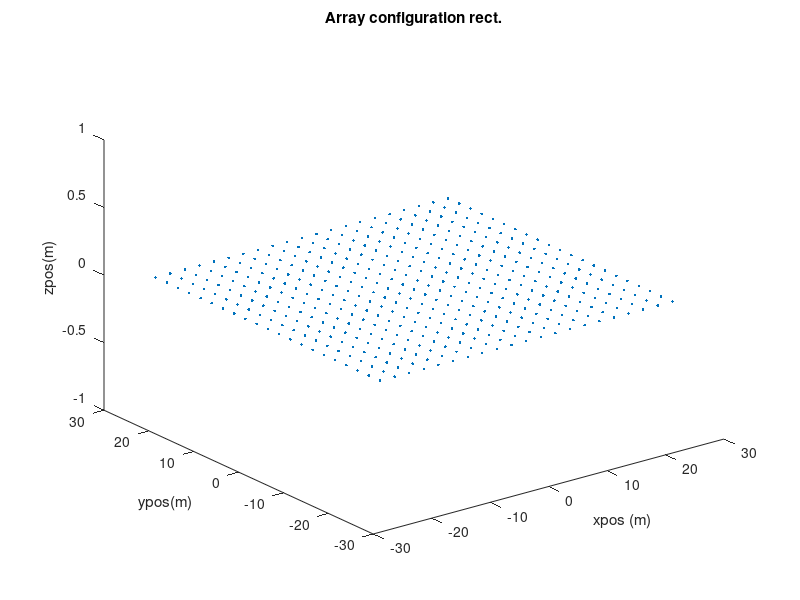

This figure's MATLAB source: (Note: this script raises an error after producing the figure.)
% Script to simulate visibilities from a specific array configuration, and source locations.
% Arguments:
% 	parm.arrayrad : Extent of the array to be simulated, in meters.
%	parm.elemspace : Element spacing, in meters.
%   parm.zslope    : Max. z height across elements in the array, in meters.
%   parm.pa        : Position angle of the array
%   parm.stretch   : Factor by which to stretch one dimension wrt. other.
%   parm.flux      : Flux (in arbit units) of specified sources in the sky.
%	parm.l0,m0     : Location of point sources in the sky, in l,m coordinates
%   parm.deb       : Bool controlling the generation of debug plots
%	parm.arrayconfig: Distribution of antennas. 
%					Currently supported:
%					- 'rect' : Equispaced rectangular 2-D grid of antennas
%					- 'disk' : Equispaced anntennas within a disk
%					- 'ring' : Equispaced antennas within an annuli
%					- 'lba_outer': LOFAR's LBA_OUTER actual configuration
%					- 'lba_outer_12': 12-station LBA_OUTER actual configuration
%					- 'lba_inner': LOFAR's LBA_INNER actual configuration
%  parm.fft        : Parameter defining whether FFT imaging should be carried
%                    out.
%  parm.freq       : Frequency of simulation. Needed as array extent is in
%                    meters.
% pep/28Apr15

function [out, parm] = simvis (parm)
    def_freq = 60e6;  % Hz.
    
    % If no parameters are given, this is our default case.
	if (exist ('parm') == 0)
		parm.arrayrad = 25;  % meters
		parm.elemspace = 2.5; % Default lambda / 2;
        parm.zslope = 0;
		parm.deb       = 1;
         % Locate sources of unit amplitude at the locations (in l,m units) as specified above.
        parm.flux = [5, 6];
		parm.l0 = [0.2, 0.25];
        parm.m0 = [0.3, -0.45];
		parm.deb       = 1;
		parm.arrayconfig = 'rect';
        parm.fft       = 1;
        parm.freq      = def_freq;
        parm.pa        = 0;
        parm.stretch   = 1;
        parm.ateam     = 0; % Switch off A-team simulation.
        parm.snr       = 5; % WGN to add to the visibilities.
	else
        % Check if all required parameters are available, else put in defaults,
        % even if unsed.
        if (isfield (parm, 'arrayrad') == 0)
            parm.arrayrad = 25;
        end;

        if (isfield (parm, 'elemspace') == 0)
            parm.elemspace = 2.5;
        end;

        if (isfield (parm, 'zslope') == 0)
            parm.zslope = 0;
        end;

        if (isfield (parm, 'pa') == 0)
            parm.pa = 0;
        end;

        if (isfield (parm, 'stretch') == 0)
            parm.stretch = 1;
        end;

        if (isfield (parm, 'l0') == 0)
            parm.flux = [5, 6];
        end;

        if (isfield (parm, 'l0') == 0)
		    parm.l0 = [0.2, 0.25];
        end;

        if (isfield (parm, 'm0') == 0)
            parm.m0 = [0.3, -0.45];
        end;

        if (isfield (parm, 'deb') == 0)
            parm.deb = 1;
        end;

        if (isfield (parm, 'arrayconfig') == 0)
            parm.arrayconfig = 'rect';
        end;

        if (isfield (parm, 'fft') == 0)
            parm.fft = 1;
        end;

        if (isfield (parm,'freq') == 0)
            parm.freq = def_freq;
        end;
        
        if (isfield (parm,'ateam') == 0)
            parm.ateam = 0;
        end;
        
        if (isfield (parm,'snr') == 0)
            parm.snr = 10;
        end;
        
    end;

    % Need these parameters only for theoretical arrays
    if (strcmp (lower(parm.arrayconfig), 'lba_outer') == 0 && strcmp(lower(parm.arrayconfig),'lba_inner') == 0 && strcmp(lower(parm.arrayconfig), 'lba_outer_12') == 0)
	    arraysampling_x = [-parm.arrayrad:parm.elemspace:parm.arrayrad]; 
        arraysampling_y = [-parm.arrayrad*parm.stretch:parm.elemspace:parm.arrayrad*parm.stretch];
        % Slope is always along the X dimension only.
        arraysampling_z = linspace (0, parm.zslope, length (arraysampling_x));
        normal = [0,0,1].';
    else
        normal = [0.598753, 0.072099, 0.797682].'; % Normal to CS002
    end;

    %%  Put in the Ateam sources for the given time.
    out.tobs = now ();
    out.freq = parm.freq;

    if (parm.ateam == 1)
	    % load the 3CR catalog for positions and fluxes
	    load 'srclist3CR.mat';
	    ateam_ind =  [324, 283, 88, 179];
	    ateam_ra = [srclist3CR(ateam_ind).alpha]; % RA
	    ateam_dec= [srclist3CR(ateam_ind).delta]; % DEC
	    ateam_fl = [srclist3CR(ateam_ind).flux];  % Jy
	    epoch = true ([1, length(ateam_ind)]);
	
        [l, m] = radectolm(ateam_ra, ateam_dec, JulianDay(out.tobs), 6.869837540, 52.915122495,  epoch);

	    % Convert ra/dec from catalog to ITRF coordinates
	    srcpos = radectoITRF(ateam_ra, ateam_dec, epoch, JulianDay (out.tobs));
	    up = srcpos * normal > 0.1; % Sources visible at this time.
        parm.l0 = l(up).';
        parm.m0 = m(up).';
        parm.flux = ateam_fl(up);
        
	    % A = exp(-(2 * pi * 1i * obs.freq / 299792458)*(posITRF* srcpos(up).'));
	    % RAteam = A * diag(ateam_fl(sel)) * A';
    end;
    
    
	deb = parm.deb;
    assert (length(parm.l0) == length (parm.m0));
    assert (length(parm.flux) == length (parm.l0));
    fprintf (1, '<-- Simulated source properties (l,m,Jy): \n\t');
    for ind = 1:length(parm.l0)
        fprintf (1, '[%.2f, %.2f, %.2f] ', parm.l0(ind), parm.m0(ind), parm.flux(ind));
    end 
    fprintf (1,'\n');
	l0 = parm.l0;
	m0 = parm.m0;

    % Generate the rotation matrix (only in 2D) for the given position angle.
    rotmat = [cosd(parm.pa) -sind(parm.pa);
              sind(parm.pa)  cosd(parm.pa)];

	fprintf (1, '<-- %s array config chosen.\n', parm.arrayconfig);
	switch lower(parm.arrayconfig)
        case 'linear'
            xpos = arraysampling_x; 
            ypos = ones (1, length(xpos)); 
            zpos = zeros (size (xpos));

		case 'rect'
            % Example parameter structure:
            % parm.arrayconfig='rect'; parm.l0=0.1; parm.m0=0.25;
            % parm.arrayrad=100; parm.Nelem2rad=5; parm.deb=1;

			% Create a rectangular grid of antenna, equi-spaced
			[xpos, ypos] = meshgrid (arraysampling_x, arraysampling_y);
            zpos = meshgrid (arraysampling_z, zeros (size (arraysampling_x)));

		case 'disk'
            % Example parameter structure:
            % parm.arrayconfig='disk'; parm.l0=0.1; parm.m0=0.25;
            % parm.arrayrad=100; parm.Nelem2rad=5; parm.deb=1;

			% Create a disk of antennas, with radius being the extent of array sampling.
            [xpos, ypos] = meshgrid (arraysampling_x, arraysampling_y);
			discsel = (sqrt(xpos.^2 + ypos.^2./parm.stretch) < parm.arrayrad);
			xpos = xpos (discsel);
			ypos = ypos (discsel);
            zpos = zeros (1, length (xpos));

		case 'ring'
            % Example parameter structure:
            % parm.arrayconfig='ring'; parm.l0=0.1; parm.m0=0.25;
            % parm.arrayrad=100; parm.Nelem2rad=5; parm.deb=1; parm.inner_rad =
            % 70;

			% Create a ring of antenna, with inner rad = inner_rad
            [xpos, ypos] = meshgrid (arraysampling_x, arraysampling_y);
			discsel = (sqrt(xpos.^2 + ypos.^2./parm.stretch) < parm.arrayrad);
            if (isfield (parm, 'inner_rad') == 0)
                parm.inner_rad = parm.arrayrad/2;
            end;
			innerdiscsel = (sqrt(xpos.^2 + ypos.^2./parm.stretch) < parm.inner_rad);
			ringsel = discsel - innerdiscsel;
			xpos = xpos(ringsel==1);
			ypos = ypos(ringsel==1);
            zpos = zeros (1, length (xpos));

		case 'lba_outer'
			load ('poslocal_outer.mat', 'poslocal');
            arraysampling_x = poslocal(:,1);
            arraysampling_y = poslocal(:,2);
			xpos = poslocal(:,1); % - poslocal(1,1);
			ypos = poslocal(:,2); % - poslocal(1,2);
            zpos = poslocal(:,3);

		case 'lba_inner'
			load ('poslocal_inner.mat', 'poslocal');
			xpos = poslocal(:,1) - poslocal(1,1);
			ypos = poslocal(:,2) - poslocal(1,2);
            zpos = poslocal(:,3);

		case 'lba_outer_12'
			load ('poslocal_outer_afaac12.mat', 'poslocal');
			xpos = poslocal(:,1); % - poslocal(1,1);
			ypos = poslocal(:,2); % - poslocal(1,2);
            zpos = poslocal(:,3);

		otherwise
			error (sprintf ('### Config %s is unimplemented!\n', parm.arrayconfig));
	end;

    

    % Rotate the configuration
    tmp = rotmat * [xpos(:) ypos(:)]';
    xpos = reshape (tmp (1,:), size (xpos));
    ypos = reshape (tmp (2,:), size (ypos));

	Nelem = length (xpos(:));

	if (deb > 0)
		% Show the array layout. A different colored dot for each row of elements in the array.
        figure();
		plot3 (xpos(:), ypos(:), zpos(:), '.'); 
		xlabel ('xpos (m)'); ylabel ('ypos(m)'); zlabel ('zpos(m)');
		title (sprintf ('Array configuration %s.\n', parm.arrayconfig));
	end;

    uloc = (meshgrid (xpos(:)) - meshgrid (xpos(:)).'); % U in m 
    vloc = (meshgrid (ypos(:)) - meshgrid (ypos(:)).'); % V in m
    wloc = (meshgrid (zpos(:)) - meshgrid (zpos(:)).'); % W in m
    uvdist = sqrt (uloc(:).^2 + vloc(:).^2 + wloc(:).^2);
    % V = sum(repmat ((parm.flux), size(uloc(:)),1) .* exp (-(2*pi*1i*parm.freq/299792458)*(uloc(:)*l0 + vloc(:)*m0 + wloc(:)*(sqrt(1-l0.^2-m0.^2) - 1))), 2);
    V = sum(repmat ((parm.flux), size(uloc(:)),1) .* exp (-(2*pi*1i*parm.freq/299792458)*(uloc(:)*l0 + vloc(:)*m0 )), 2);
    V = conj (reshape (V, [length(xpos(:)), length(ypos(:))]));

    % Add noise to the visibilities
    if (parm.snr ~= 0)
        V = V + (mean(real(V(:)))/parm.snr) * randn (size (V)) +i*(mean(imag(V(:)))/parm.snr) * randn (size (V));
    end;
    
    % Another approach of first generating phasors in position coordinates.
    % Generate phasor due to location of each element
    % we = repmat ((parm.flux), size (xpos(:)), 1) .* (exp (-(2*pi*1i*parm.freq/299792458) *(xpos(:)*l0 + ypos(:)*m0) + zpos(:)*sqrt(1-l0.^2-m0.^2))); 
	% V = we * we'; % Generate the visibilities for the system at hand.

    if (parm.fft == 0)

	    % Create an image using acm2skymap:
	    out.img_l = [-1:0.01:1];
    	out.img_m = out.img_l;
        mask = meshgrid(out.img_l).^2 + meshgrid(out.img_m).'.^2 < 1;
        out.map = acm2skyimage (V, xpos(:), ypos(:), zpos(:), out.freq, out.img_l, out.img_m);
        out.map = flipud(rot90 (out.map)); % To match the locations of the
                                           % simulated point sources.
        scalefac = length (V(:));
    else

	    % Create a map using FFT imaging.
		gparm.type = 'pillbox';
	    gparm.lim  = 0;
	    gparm.duv = 0.5;				% Default, reassigned from freq. of obs. to
										% image just the full Fov (-1<l<1)
	    gparm.Nuv = 1500;				% size of gridded visibility matrix
	    gparm.uvpad = 1536;				% specifies if any padding needs to be added
	    gparm.fft  = 1;

	    % uloc = meshgrid (poslocal(:,1)) - meshgrid (poslocal (:,1)).';
	    % vloc = meshgrid (poslocal(:,2)) - meshgrid (poslocal (:,2)).';
	   	[radecmap, out.map, out.gridvis, out.img_l, out.img_m] = ... 
			  fft_imager_sjw_radec (V(:), uloc(:), vloc(:), ... 
						gparm, [], [], out.tobs, out.freq, 0);
        scalefac = (length(uloc(:))/gparm.Nuv).^2; % Still get a factor 10 extra
                                                   % flux... pep/03Oct16
    end;
    out.map = out.map/scalefac;
	out.V = V;
    out.uvdist = uvdist;
    out.xpos = xpos;
    out.ypos = ypos;
    out.zpos = zpos;

	if (deb > 0)
        figure();
        mask = meshgrid(out.img_l).^2 + meshgrid(out.img_m).'.^2 < 1;
		% imagesc (out.img_l, out.img_m, 10*log10(real(out.map)).*mask); colorbar; axis tight;
		imagesc (out.img_l, out.img_m, (real(out.map)).*mask); colorbar; axis tight;
		xlabel ('l'); ylabel ('m');
		title (sprintf ('Simulated map for %s array, max bline %.2f lambda, Ampl (dB)', parm.arrayconfig, max(uvdist(:))/(299792458/parm.freq)));
        
%        figure();
%        subplot (121);
%        imagesc (abs(out.V)); colorbar; axis tight;
%		xlabel ('Ant'); ylabel ('Ant');
%		title ('ACM amplitude');
%        subplot (122);
%        imagesc (angle(out.V)); colorbar; axis tight;
%		xlabel ('Ant'); ylabel ('Ant');
%		title ('ACM phase');
	end;
